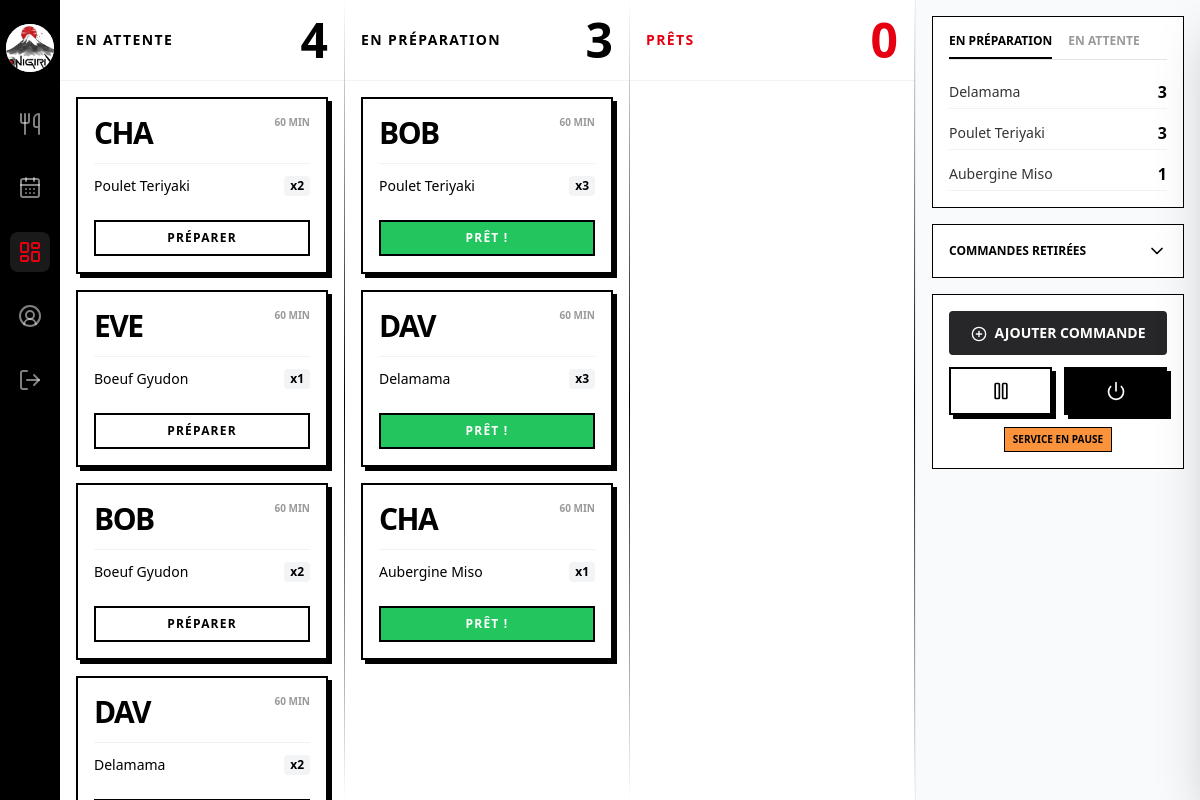
The page /index.php?page=dashboardAdmin (signed in) on the database its author committed.
### tables this page shows
CREATE TABLE `orders` (
  `id` int(11) NOT NULL,
  `userId` int(11) NOT NULL,
  `eventId` int(11) NOT NULL,
  `status` enum('attente','prepa','pret','archive') NOT NULL,
  `totalAmount` decimal(10,2) NOT NULL,
  `createdAt` timestamp NOT NULL DEFAULT current_timestamp()
);

CREATE TABLE `users` (
  `id` int(11) NOT NULL,
  `trigramme` varchar(3) NOT NULL,
  `name` varchar(255) NOT NULL,
  `firstname` varchar(255) NOT NULL,
  `email` varchar(255) NOT NULL,
  `password` text NOT NULL,
  `role` enum('user','admin') NOT NULL
);

CREATE TABLE `order_items` (
  `id` int(11) NOT NULL,
  `orderId` int(11) NOT NULL,
  `recipeId` int(11) NOT NULL,
  `quantity` int(11) NOT NULL
);

CREATE TABLE `recipes` (
  `id` int(11) NOT NULL,
  `name` varchar(50) NOT NULL,
  `fileName` varchar(12) DEFAULT NULL,
  `description` text NOT NULL,
  `price` decimal(10,2) NOT NULL,
  `stock` int(11) NOT NULL,
  `available` tinyint(1) NOT NULL
);

### index.php (called while the page is built, shortened)
<?php
require_once 'pages/pagesRenderer.php';
$access = $_SESSION['role'] ?? "user";
$isLogged = $_SESSION['loggedIn'] ?? 0;
if (!isset($_GET["page"])) {
    if (!$isLogged) {
        $askedPage = "login";
    } else {
        $askedPage = ($access === 'admin') ? "eventManager" : "dashboardUser";
    }
} else {
    $askedPage = $_GET["page"];
}
$askedPage = PagesManager::checkPageExists($askedPage) ? $askedPage : "errorPage";
require("pages/page_" . $askedPage . ".php");
?>

### orders/order.php (called while the page is built, shortened)
<?php
class Order
{
    public static function getOrdersByStatus($dbh, $status, $eventId)
    {
        try {
            $query = "SELECT * FROM `orders` WHERE `status`=? AND `eventId`=? ORDER BY `createdAt` ASC";
            $sth = $dbh->prepare($query);
            $sth->setFetchMode(PDO::FETCH_CLASS, 'Order');
            $sth->execute(array($status, $eventId));
            return $sth->fetchAll();
        } catch (PDOException $e) {
            error_log("Erreur getOrderByStatus : " . $e->getMessage());
            return null;
        }
    }
    public static function getOrderItems($dbh, $orderId)
    {
        try {
            $query =
                "SELECT *
                FROM `order_items` oi
                JOIN `recipes` r ON oi.recipeId = r.id
                WHERE oi.orderId = ?";
            $sth = $dbh->prepare($query);
            $sth->setFetchMode(PDO::FETCH_CLASS, 'Order');
            $sth->execute(array($orderId));
            return $sth->fetchAll();
        } catch (PDOException $e) {
            error_log("Erreur getOrderItems : " . $e->getMessage());
            return null;
        }
    }
    public static function getStatsByStatus($dbh, $status, $eventId)
    {
        try {
            $query =
                "SELECT r.name, SUM(oi.quantity) as totalQty
                FROM `order_items` as oi
                JOIN `recipes` r ON oi.recipeId = r.id
                JOIN `orders` o ON oi.orderId = o.id
                WHERE o.status = ? AND o.eventId = ?
                GROUP BY r.id, r.name
                ORDER BY totalQty DESC";
            $sth = $dbh->prepare($query);
            $sth->execute([$status, $eventId]);
            return $sth->fetchAll();
        } catch (PDOException $e) {
            error_log("Erreur getStatsByStatus: " . $e->getMessage());
            return null;
        }
    }
}
?>

### recipes/recipe.php (called while the page is built, shortened)
<?php
class Recipe
{
    public static function getRecipeById($dbh, $id)
    {
        try {
            $query = "SELECT * FROM `recipes` WHERE `id`=?";
            $sth = $dbh->prepare($query);
            $sth->setFetchMode(PDO::FETCH_CLASS, 'Recipe');
            $sth->execute(array($id));
            $recipe = $sth->fetch();
            return $recipe;
        } catch (PDOException $e) {
            error_log("Erreur getRecipeById : " . $e->getMessage());
            return null;
        }
    }
}
?>

### users/users.php (called while the page is built, shortened)
<?php
class User
{
    public static function getUserById($dbh, $id)
    {
        try {
            $query = "SELECT * FROM `users` WHERE `id`=?";
            $sth = $dbh->prepare($query);
            $sth->setFetchMode(PDO::FETCH_CLASS, 'User');
            $sth->execute(array($id));
            $user = $sth->fetch();
            return $user;
        } catch (PDOException $e) {
            error_log("Erreur getUserById : " . $e->getMessage());
            return null;
        }
    }
}
?>

### orders/orderRenderer.php (the view, shortened to what this page needs)
<?php
require_once 'users/users.php';
class OrderRenderer
{
    public static function renderOrderCard($dbh, $order)
    {
        $user = User::getUserById($dbh, $order->userId);
        $trigramme = $user->trigramme;
        $orderId = (int) $order->id;
        $status = htmlspecialchars($order->status ?? 'attente');
        $trigramme = htmlspecialchars($trigramme ?? '???');
        $timeAgo = round((time() - strtotime($order->createdAt)) / 60);
        $items = Order::getOrderItems($dbh, $orderId);
        $cardClass = "border-2 border-black p-4 relative bg-white transition-all shadow-[4px_4px_0px_0px_rgba(0,0,0,1)]";
        $textClass = "text-black";
        $btnLabel = 'ARCHIVER';
        $btnClass = 'bg-black text-white hover:bg-[#E60012]';
        $isPret = ($status === 'pret');
        if ($status === 'attente') {
            $btnLabel = 'PRÉPARER';
            $btnClass = 'bg-white text-black hover:bg-black hover:text-white';
        } elseif ($status === 'prepa') {
            $btnLabel = 'PRÊT !';
            $btnClass = 'bg-green-500 text-white hover:bg-green-600';
        } elseif ($isPret) {
            $cardClass = "border-2 border-[#E60012] p-4 relative bg-white";
            $textClass = "text-[#E60012]";
        }
        $badgePret = $isPret
            ? '<div class="absolute top-0 right-0 w-10 h-10 bg-[#E60012]/10 [clip-path:polygon(0_0,100%_0,100%_100%)]"></div>'
            : '';
        $itemsHtml = "";
        foreach ($items as $item) {
            $recipe = Recipe::getRecipeById($dbh, $item->recipeId);
            $name = htmlspecialchars($recipe->name ?? 'Produit');
            $qty = (int) ($item->quantity ?? 1);
            $itemsHtml .= <<<HTML
                <li class="flex justify-between items-center text-sm">
                    <span class="font-medium">{$name}</span>
                    <span class="font-black bg-gray-100 px-1.5 py-0.5 rounded text-xs ml-2">x{$qty}</span>
                </li>
            HTML;
        }
        echo <<<HTML
            <div class="{$cardClass}">
                {$badgePret}
                <div class="flex justify-between items-start mb-3">
                    <div class="text-3xl font-black uppercase tracking-tighter {$textClass}">
                        {$trigramme}
                    </div>
                    <div class="text-[10px] font-bold uppercase text-black/40">
                        {$timeAgo} MIN
                    </div>
                </div>
                <ul class="space-y-1 mb-6 border-t border-black/5 pt-3">
                    {$itemsHtml}
                </ul>
                <button
                    data-order-id="{$orderId}"
                    data-status="{$status}"
                    class="js-status-btn w-full py-2 border-2 border-black text-xs font-black uppercase tracking-widest transition-all {$btnClass}">
                    {$btnLabel}
                </button>
            </div>
        HTML;
    }
    public static function renderStats($stats)
    {
        if ($stats) {
            foreach ($stats as $stat) {
                $name = htmlspecialchars($stat['name']);
                $qty = (int) $stat['totalQty'];
                echo <<<HTML
                    <div class="flex justify-between items-center py-1 border-b border-black/5">
                        <span class="text-black/80"> {$name} </span>
                        <span class="font-bold text-base"> {$qty} </span>
                    </div>
                HTML;
            }
        }
    }
}
?>

### pages/page_dashboardAdmin.php (shortened to what this page needs)
<?php
require_once 'orders/order.php';
require_once 'orders/orderRenderer.php';
require_once 'recipes/recipe.php';
require_once 'events/eventRenderer.php';
$orderConfig = [
    'attente' => ['title' => 'En Attente', 'class' => ''],
    'prepa' => ['title' => 'En Préparation', 'class' => ''],
    'pret' => ['title' => 'Prêts', 'class' => 'text-[#E60012]'],
    'archive' => ['title' => 'Archivées', 'class' => '']
];
$eventId = $_SESSION['eventId'];
foreach ($orderConfig as $status => $config) {
    $orders = Order::getOrdersByStatus($pdo, $status, $eventId);
    $orderConfig[$status]['orders'] = $orders;
    $orderConfig[$status]['count'] = count($orders);
}
?>
<main class="flex-1 grid grid-cols-4 h-full">
    <?php foreach ($orderConfig as $status => $config):
        if ($status === 'archive'):
            continue;
        endif ?>
    <section class="flex flex-col column-divider h-full min-h-0">
        <div class="p-4 flex justify-between items-center border-b border-black/5">
            <h2 class="font-bold uppercase tracking-widest text-sm <?= $config['class'] ?>">
                <?= $config['title'] ?>
            </h2>
            <span class="font-black text-5xl <?= $config['class'] ?>">
                <?= $config['count'] ?>
            </span>
        </div>
        <div class="flex-1 overflow-y-auto p-4 space-y-4 no-scrollbar">
            <?php foreach ($config['orders'] as $order) {
                orderRenderer::renderOrderCard($pdo, $order);
            }
            ?>
        </div>
    </section>
    <?php endforeach; ?>
    <aside class="bg-gray-50 flex flex-col p-4 gap-4 h-full border-l border-black/5">
        <div class="bg-white border border-black p-4">
            <div class="flex gap-4 border-b border-black/10 mb-4 text-xs font-bold">
                <button id="btn-prepa" class="pb-2 text-black border-b-2 border-black transition-colors">
                    EN PRÉPARATION
                </button>
                <button id="btn-attente"
                    class="pb-2 text-black/40 border-b-2 border-transparent hover:text-black transition-colors">
                    EN ATTENTE
                </button>
            </div>
            <div id="stats-container">
                <div id="content-prepa" class="space-y-2 text-sm overflow-y-auto">
                    <?php
                    $stats = Order::getStatsByStatus($pdo, 'prepa', $eventId);
                    OrderRenderer::renderStats($stats);
                    ?>
                </div>
            </div>
        </div>
        <div id="archived-orders-container"
            class="bg-white border border-black p-4 flex-none overflow-hidden flex flex-col transition-all duration-300">
            <button id="btn-toggle-archived-orders"
                class="flex justify-between items-center w-full font-bold text-xs uppercase mb-0 group">
                Commandes retirées
                <i id="archived-orders-icon" data-lucide="chevron-down"
                    class="w-5 h-5 transition-transform duration-300"></i>
            </button>
        </div>
        <div class="bg-white border border-black p-4 space-y-3">
            <button id="add-order-panel-open-btn"
                class="w-full py-3 bg-zinc-800 text-white font-bold text-sm rounded flex items-center justify-center gap-2 hover:bg-black transition-colors">
                <i data-lucide="plus-circle" class="w-4 h-4 mt-0.5"></i> AJOUTER COMMANDE
            </button>
            <div class="flex gap-3 w-full mt-4">
                <form method="POST" class="flex-1">
                    <button name="action" value="toggleOrder"
                        class="w-full py-3 bg-white border-2 border-black flex justify-center items-center shadow-[4px_4px_0px_0px_rgba(0,0,0,1)] hover:bg-black group active:shadow-none active:translate-x-0.5 active:translate-y-0.5 transition-all">
                        <i data-lucide="pause" class="w-5 h-5 text-black group-hover:text-white"></i>
                    </button>
                </form>
                <form method="POST" class="flex-1">
                    <button name="action" value="toggleEvent"
                        class="w-full py-3 bg-black border-2 border-black flex justify-center items-center shadow-[4px_4px_0px_0px_rgba(0,0,0,1)] hover:bg-[#E60012] group active:shadow-none active:translate-x-0.5 active:translate-y-0.5 transition-all">
                        <i data-lucide="power" class="w-5 h-5 text-white"></i>
                    </button>
                </form>
            </div>
            <div class="flex gap-2 justify-center">
            </div>
        </div>
    </aside>
</main>

### css/style.css (style rules this page uses)
.column-divider { border-right: 1px solid transparent; border-image: linear-gradient(to bottom, transparent, black, transparent) 1; }
.no-scrollbar { -ms-overflow-style: none; scrollbar-width: none; }

### rows shown on the page
orders: userId.trigramme "CHA", createdAt "60", status "PRÉPARER"
order_items: recipeId.name "Poulet Teriyaki", quantity "2"
orders: userId.trigramme "EVE", createdAt "60", status "PRÉPARER"
order_items: recipeId.name "Boeuf Gyudon", quantity "1"
orders: userId.trigramme "BOB", createdAt "60", status "PRÉPARER"
order_items: recipeId.name "Boeuf Gyudon", quantity "2"
orders: userId.trigramme "DAV", createdAt "60"
order_items: recipeId.name "Delamama", quantity "2"
orders: userId.trigramme "BOB", createdAt "60", status "PRÊT !"
order_items: recipeId.name "Poulet Teriyaki", quantity "3"
orders: userId.trigramme "DAV", createdAt "60", status "PRÊT !"
order_items: recipeId.name "Delamama", quantity "3"
orders: userId.trigramme "CHA", createdAt "60", status "PRÊT !"
order_items: recipeId.name "Aubergine Miso", quantity "1"

### other values the page prints
$config['title'] "EN ATTENTE"
$config['count'] "4"
$config['title'] "EN PRÉPARATION"
$config['count'] "3"
$config['title'] "PRÊTS"
$config['count'] "0"
$name "Delamama"
$qty "3"
$name "Poulet Teriyaki"
$name "Aubergine Miso"
$qty "1"
